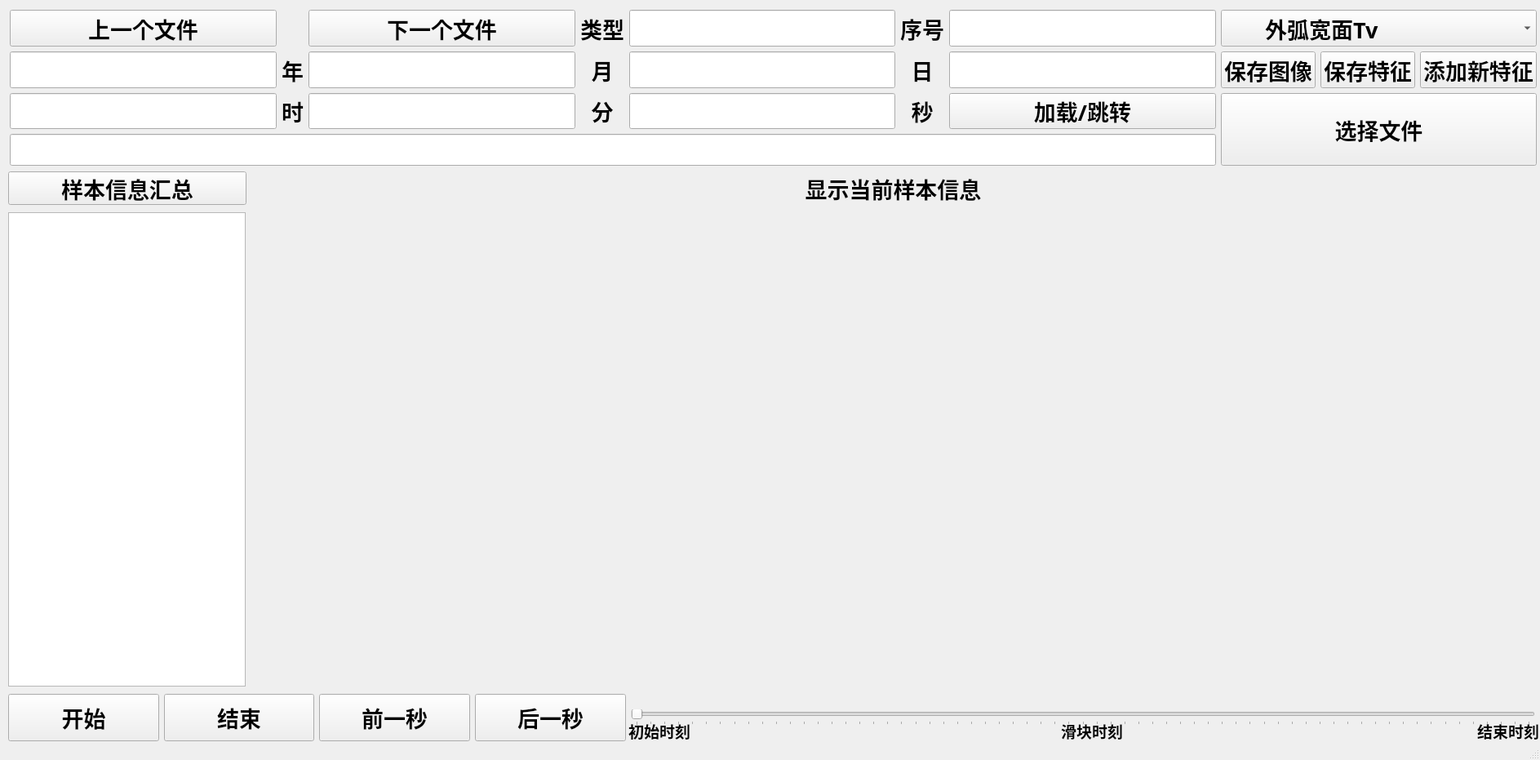
<?xml version="1.0" encoding="UTF-8"?>
<ui version="4.0">
 <class>MainWindow</class>
 <widget class="QMainWindow" name="MainWindow">
  <property name="windowModality">
   <enum>Qt::NonModal</enum>
  </property>
  <property name="geometry">
   <rect>
    <x>0</x>
    <y>0</y>
    <width>1887</width>
    <height>931</height>
   </rect>
  </property>
  <property name="sizePolicy">
   <sizepolicy hsizetype="Expanding" vsizetype="Preferred">
    <horstretch>0</horstretch>
    <verstretch>0</verstretch>
   </sizepolicy>
  </property>
  <property name="font">
   <font>
    <weight>75</weight>
    <bold>true</bold>
   </font>
  </property>
  <property name="windowTitle">
   <string>批量输出图像</string>
  </property>
  <widget class="QWidget" name="centralwidget">
   <widget class="QWidget" name="gridLayoutWidget">
    <property name="geometry">
     <rect>
      <x>10</x>
      <y>260</y>
      <width>291</width>
      <height>581</height>
     </rect>
    </property>
    <layout class="QGridLayout" name="GridLayout_Table">
     <item row="0" column="0">
      <widget class="QTableWidget" name="tableWidget_Sample_Information">
       <property name="sizePolicy">
        <sizepolicy hsizetype="Expanding" vsizetype="Expanding">
         <horstretch>0</horstretch>
         <verstretch>0</verstretch>
        </sizepolicy>
       </property>
      </widget>
     </item>
    </layout>
   </widget>
   <widget class="QWidget" name="gridLayoutWidget_2">
    <property name="geometry">
     <rect>
      <x>310</x>
      <y>260</y>
      <width>1571</width>
      <height>581</height>
     </rect>
    </property>
    <layout class="QGridLayout" name="GridLayout_Figure">
     <item row="0" column="0">
      <widget class="QWidget" name="widget" native="true">
       <property name="font">
        <font>
         <family>Times New Roman</family>
         <pointsize>15</pointsize>
        </font>
       </property>
      </widget>
     </item>
    </layout>
   </widget>
   <widget class="QWidget" name="layoutWidget">
    <property name="geometry">
     <rect>
      <x>10</x>
      <y>210</y>
      <width>1871</width>
      <height>41</height>
     </rect>
    </property>
    <layout class="QGridLayout" name="gridLayout">
     <item row="0" column="0">
      <widget class="QToolButton" name="toolButton_Sample_Information">
       <property name="enabled">
        <bool>true</bool>
       </property>
       <property name="sizePolicy">
        <sizepolicy hsizetype="Expanding" vsizetype="Expanding">
         <horstretch>13</horstretch>
         <verstretch>0</verstretch>
        </sizepolicy>
       </property>
       <property name="font">
        <font>
         <family>宋体</family>
         <pointsize>20</pointsize>
         <weight>75</weight>
         <bold>true</bold>
        </font>
       </property>
       <property name="text">
        <string>样本信息汇总</string>
       </property>
      </widget>
     </item>
     <item row="0" column="1">
      <widget class="QLabel" name="Label_Sample_Now">
       <property name="sizePolicy">
        <sizepolicy hsizetype="Expanding" vsizetype="Expanding">
         <horstretch>70</horstretch>
         <verstretch>0</verstretch>
        </sizepolicy>
       </property>
       <property name="font">
        <font>
         <family>宋体</family>
         <pointsize>20</pointsize>
         <weight>75</weight>
         <bold>true</bold>
        </font>
       </property>
       <property name="text">
        <string>显示当前样本信息</string>
       </property>
       <property name="alignment">
        <set>Qt::AlignCenter</set>
       </property>
      </widget>
     </item>
    </layout>
   </widget>
   <widget class="QWidget" name="gridLayoutWidget_3">
    <property name="geometry">
     <rect>
      <x>10</x>
      <y>850</y>
      <width>1871</width>
      <height>58</height>
     </rect>
    </property>
    <layout class="QGridLayout" name="gridLayout_3">
     <item row="0" column="2">
      <widget class="QPushButton" name="Button_Pre_Sec">
       <property name="sizePolicy">
        <sizepolicy hsizetype="Expanding" vsizetype="Expanding">
         <horstretch>1</horstretch>
         <verstretch>0</verstretch>
        </sizepolicy>
       </property>
       <property name="font">
        <font>
         <pointsize>20</pointsize>
        </font>
       </property>
       <property name="text">
        <string>前一秒</string>
       </property>
      </widget>
     </item>
     <item row="0" column="0">
      <widget class="QPushButton" name="Button_Start">
       <property name="sizePolicy">
        <sizepolicy hsizetype="Expanding" vsizetype="Expanding">
         <horstretch>1</horstretch>
         <verstretch>0</verstretch>
        </sizepolicy>
       </property>
       <property name="font">
        <font>
         <pointsize>20</pointsize>
        </font>
       </property>
       <property name="text">
        <string>开始</string>
       </property>
      </widget>
     </item>
     <item row="0" column="4">
      <widget class="QSlider" name="horizontalSlider">
       <property name="sizePolicy">
        <sizepolicy hsizetype="Expanding" vsizetype="Fixed">
         <horstretch>6</horstretch>
         <verstretch>0</verstretch>
        </sizepolicy>
       </property>
       <property name="maximum">
        <number>64</number>
       </property>
       <property name="singleStep">
        <number>1</number>
       </property>
       <property name="pageStep">
        <number>1</number>
       </property>
       <property name="sliderPosition">
        <number>0</number>
       </property>
       <property name="orientation">
        <enum>Qt::Horizontal</enum>
       </property>
       <property name="tickPosition">
        <enum>QSlider::TicksBelow</enum>
       </property>
       <property name="tickInterval">
        <number>1</number>
       </property>
      </widget>
     </item>
     <item row="0" column="1">
      <widget class="QPushButton" name="Button_End">
       <property name="sizePolicy">
        <sizepolicy hsizetype="Expanding" vsizetype="Expanding">
         <horstretch>1</horstretch>
         <verstretch>0</verstretch>
        </sizepolicy>
       </property>
       <property name="font">
        <font>
         <pointsize>20</pointsize>
        </font>
       </property>
       <property name="text">
        <string>结束</string>
       </property>
      </widget>
     </item>
     <item row="0" column="3">
      <widget class="QPushButton" name="Button_Nex_Sec">
       <property name="sizePolicy">
        <sizepolicy hsizetype="Expanding" vsizetype="Expanding">
         <horstretch>1</horstretch>
         <verstretch>0</verstretch>
        </sizepolicy>
       </property>
       <property name="font">
        <font>
         <pointsize>20</pointsize>
        </font>
       </property>
       <property name="text">
        <string>后一秒</string>
       </property>
      </widget>
     </item>
    </layout>
   </widget>
   <widget class="QLabel" name="Initial_Time_Label">
    <property name="geometry">
     <rect>
      <x>770</x>
      <y>870</y>
      <width>101</width>
      <height>51</height>
     </rect>
    </property>
    <property name="sizePolicy">
     <sizepolicy hsizetype="Preferred" vsizetype="Preferred">
      <horstretch>0</horstretch>
      <verstretch>0</verstretch>
     </sizepolicy>
    </property>
    <property name="font">
     <font>
      <family>Times New Roman</family>
      <pointsize>14</pointsize>
     </font>
    </property>
    <property name="cursor">
     <cursorShape>ArrowCursor</cursorShape>
    </property>
    <property name="text">
     <string>初始时刻</string>
    </property>
   </widget>
   <widget class="QLabel" name="End_Time_Label">
    <property name="geometry">
     <rect>
      <x>1810</x>
      <y>870</y>
      <width>101</width>
      <height>51</height>
     </rect>
    </property>
    <property name="sizePolicy">
     <sizepolicy hsizetype="Preferred" vsizetype="Preferred">
      <horstretch>0</horstretch>
      <verstretch>0</verstretch>
     </sizepolicy>
    </property>
    <property name="font">
     <font>
      <family>Times New Roman</family>
      <pointsize>14</pointsize>
      <weight>75</weight>
      <bold>true</bold>
     </font>
    </property>
    <property name="cursor">
     <cursorShape>ArrowCursor</cursorShape>
    </property>
    <property name="text">
     <string>结束时刻</string>
    </property>
   </widget>
   <widget class="QLabel" name="Slider_Time_Label">
    <property name="geometry">
     <rect>
      <x>1300</x>
      <y>870</y>
      <width>91</width>
      <height>51</height>
     </rect>
    </property>
    <property name="sizePolicy">
     <sizepolicy hsizetype="Preferred" vsizetype="Preferred">
      <horstretch>0</horstretch>
      <verstretch>0</verstretch>
     </sizepolicy>
    </property>
    <property name="font">
     <font>
      <family>Times New Roman</family>
      <pointsize>14</pointsize>
      <weight>75</weight>
      <bold>true</bold>
     </font>
    </property>
    <property name="cursor">
     <cursorShape>ArrowCursor</cursorShape>
    </property>
    <property name="text">
     <string>滑块时刻</string>
    </property>
   </widget>
   <widget class="QWidget" name="layoutWidget">
    <property name="geometry">
     <rect>
      <x>12</x>
      <y>12</y>
      <width>1871</width>
      <height>191</height>
     </rect>
    </property>
    <layout class="QGridLayout" name="gridLayout_4">
     <item row="0" column="0">
      <widget class="QPushButton" name="Button_PreviousFile">
       <property name="sizePolicy">
        <sizepolicy hsizetype="Expanding" vsizetype="Expanding">
         <horstretch>2</horstretch>
         <verstretch>0</verstretch>
        </sizepolicy>
       </property>
       <property name="font">
        <font>
         <family>宋体</family>
         <pointsize>20</pointsize>
         <weight>75</weight>
         <bold>true</bold>
        </font>
       </property>
       <property name="text">
        <string>上一个文件</string>
       </property>
      </widget>
     </item>
     <item row="0" column="2">
      <widget class="QPushButton" name="Button_NextFile">
       <property name="sizePolicy">
        <sizepolicy hsizetype="Expanding" vsizetype="Expanding">
         <horstretch>2</horstretch>
         <verstretch>0</verstretch>
        </sizepolicy>
       </property>
       <property name="font">
        <font>
         <family>宋体</family>
         <pointsize>20</pointsize>
        </font>
       </property>
       <property name="text">
        <string>下一个文件</string>
       </property>
      </widget>
     </item>
     <item row="0" column="3">
      <widget class="QLabel" name="Label_SampleType">
       <property name="sizePolicy">
        <sizepolicy hsizetype="Preferred" vsizetype="Expanding">
         <horstretch>0</horstretch>
         <verstretch>0</verstretch>
        </sizepolicy>
       </property>
       <property name="font">
        <font>
         <family>宋体</family>
         <pointsize>20</pointsize>
         <weight>75</weight>
         <bold>true</bold>
        </font>
       </property>
       <property name="text">
        <string>类型</string>
       </property>
       <property name="alignment">
        <set>Qt::AlignCenter</set>
       </property>
      </widget>
     </item>
     <item row="0" column="4">
      <widget class="QLineEdit" name="LineEdit_SampleType">
       <property name="sizePolicy">
        <sizepolicy hsizetype="Expanding" vsizetype="Expanding">
         <horstretch>2</horstretch>
         <verstretch>0</verstretch>
        </sizepolicy>
       </property>
       <property name="font">
        <font>
         <family>Times New Roman</family>
         <pointsize>20</pointsize>
        </font>
       </property>
       <property name="alignment">
        <set>Qt::AlignCenter</set>
       </property>
      </widget>
     </item>
     <item row="0" column="5">
      <widget class="QLabel" name="Label_SampleIndex">
       <property name="font">
        <font>
         <family>宋体</family>
         <pointsize>20</pointsize>
         <weight>75</weight>
         <bold>true</bold>
        </font>
       </property>
       <property name="text">
        <string>序号</string>
       </property>
       <property name="alignment">
        <set>Qt::AlignCenter</set>
       </property>
      </widget>
     </item>
     <item row="0" column="6">
      <widget class="QLineEdit" name="LineEdit_SampleIndex">
       <property name="sizePolicy">
        <sizepolicy hsizetype="Expanding" vsizetype="Expanding">
         <horstretch>2</horstretch>
         <verstretch>0</verstretch>
        </sizepolicy>
       </property>
       <property name="font">
        <font>
         <family>Times New Roman</family>
         <pointsize>20</pointsize>
        </font>
       </property>
       <property name="alignment">
        <set>Qt::AlignCenter</set>
       </property>
      </widget>
     </item>
     <item row="0" column="7">
      <widget class="QComboBox" name="Select_Mold_ComboBox">
       <property name="sizePolicy">
        <sizepolicy hsizetype="Expanding" vsizetype="Expanding">
         <horstretch>1</horstretch>
         <verstretch>0</verstretch>
        </sizepolicy>
       </property>
       <property name="font">
        <font>
         <family>宋体</family>
         <pointsize>20</pointsize>
         <weight>75</weight>
         <italic>false</italic>
         <bold>true</bold>
        </font>
       </property>
       <property name="currentText">
        <string>       外弧宽面Tv</string>
       </property>
       <item>
        <property name="text">
         <string>       外弧宽面Tv</string>
        </property>
       </item>
       <item>
        <property name="text">
         <string>       内弧宽面Tv</string>
        </property>
       </item>
       <item>
        <property name="text">
         <string>       右侧窄面Tv</string>
        </property>
       </item>
       <item>
        <property name="text">
         <string>       左侧窄面Tv</string>
        </property>
       </item>
      </widget>
     </item>
     <item row="1" column="0">
      <widget class="QLineEdit" name="LineEdit_Year">
       <property name="sizePolicy">
        <sizepolicy hsizetype="Expanding" vsizetype="Expanding">
         <horstretch>0</horstretch>
         <verstretch>0</verstretch>
        </sizepolicy>
       </property>
       <property name="font">
        <font>
         <family>Times New Roman</family>
         <pointsize>20</pointsize>
        </font>
       </property>
       <property name="alignment">
        <set>Qt::AlignCenter</set>
       </property>
      </widget>
     </item>
     <item row="1" column="1">
      <widget class="QLabel" name="Label_Year">
       <property name="font">
        <font>
         <family>宋体</family>
         <pointsize>20</pointsize>
         <weight>75</weight>
         <bold>true</bold>
        </font>
       </property>
       <property name="text">
        <string>年</string>
       </property>
       <property name="alignment">
        <set>Qt::AlignCenter</set>
       </property>
      </widget>
     </item>
     <item row="1" column="2">
      <widget class="QLineEdit" name="LineEdit_Month">
       <property name="sizePolicy">
        <sizepolicy hsizetype="Expanding" vsizetype="Expanding">
         <horstretch>0</horstretch>
         <verstretch>0</verstretch>
        </sizepolicy>
       </property>
       <property name="font">
        <font>
         <family>Times New Roman</family>
         <pointsize>20</pointsize>
        </font>
       </property>
       <property name="alignment">
        <set>Qt::AlignCenter</set>
       </property>
      </widget>
     </item>
     <item row="1" column="3">
      <widget class="QLabel" name="Label_Month">
       <property name="font">
        <font>
         <family>宋体</family>
         <pointsize>20</pointsize>
         <weight>75</weight>
         <bold>true</bold>
        </font>
       </property>
       <property name="text">
        <string>月</string>
       </property>
       <property name="alignment">
        <set>Qt::AlignCenter</set>
       </property>
      </widget>
     </item>
     <item row="1" column="4">
      <widget class="QLineEdit" name="LineEdit_Day">
       <property name="sizePolicy">
        <sizepolicy hsizetype="Expanding" vsizetype="Expanding">
         <horstretch>0</horstretch>
         <verstretch>0</verstretch>
        </sizepolicy>
       </property>
       <property name="font">
        <font>
         <family>Times New Roman</family>
         <pointsize>20</pointsize>
        </font>
       </property>
       <property name="alignment">
        <set>Qt::AlignCenter</set>
       </property>
      </widget>
     </item>
     <item row="1" column="5">
      <widget class="QLabel" name="Label_Day">
       <property name="font">
        <font>
         <family>宋体</family>
         <pointsize>20</pointsize>
         <weight>75</weight>
         <bold>true</bold>
        </font>
       </property>
       <property name="text">
        <string>日</string>
       </property>
       <property name="alignment">
        <set>Qt::AlignCenter</set>
       </property>
      </widget>
     </item>
     <item row="1" column="6">
      <widget class="QLineEdit" name="LineEdit_Switch">
       <property name="sizePolicy">
        <sizepolicy hsizetype="Expanding" vsizetype="Expanding">
         <horstretch>0</horstretch>
         <verstretch>0</verstretch>
        </sizepolicy>
       </property>
       <property name="font">
        <font>
         <family>Times New Roman</family>
         <pointsize>20</pointsize>
        </font>
       </property>
       <property name="alignment">
        <set>Qt::AlignCenter</set>
       </property>
      </widget>
     </item>
     <item row="2" column="0">
      <widget class="QLineEdit" name="LineEdit_Hour">
       <property name="sizePolicy">
        <sizepolicy hsizetype="Expanding" vsizetype="Expanding">
         <horstretch>0</horstretch>
         <verstretch>0</verstretch>
        </sizepolicy>
       </property>
       <property name="font">
        <font>
         <family>Times New Roman</family>
         <pointsize>20</pointsize>
        </font>
       </property>
       <property name="alignment">
        <set>Qt::AlignCenter</set>
       </property>
      </widget>
     </item>
     <item row="2" column="1">
      <widget class="QLabel" name="Label_Hour">
       <property name="font">
        <font>
         <family>宋体</family>
         <pointsize>20</pointsize>
         <weight>75</weight>
         <bold>true</bold>
        </font>
       </property>
       <property name="text">
        <string>时</string>
       </property>
       <property name="alignment">
        <set>Qt::AlignCenter</set>
       </property>
      </widget>
     </item>
     <item row="2" column="2">
      <widget class="QLineEdit" name="LineEdit_Minute">
       <property name="sizePolicy">
        <sizepolicy hsizetype="Expanding" vsizetype="Expanding">
         <horstretch>0</horstretch>
         <verstretch>0</verstretch>
        </sizepolicy>
       </property>
       <property name="font">
        <font>
         <family>Times New Roman</family>
         <pointsize>20</pointsize>
        </font>
       </property>
       <property name="alignment">
        <set>Qt::AlignCenter</set>
       </property>
      </widget>
     </item>
     <item row="2" column="3">
      <widget class="QLabel" name="Label_Minute">
       <property name="font">
        <font>
         <family>宋体</family>
         <pointsize>20</pointsize>
         <weight>75</weight>
         <bold>true</bold>
        </font>
       </property>
       <property name="text">
        <string>分</string>
       </property>
       <property name="alignment">
        <set>Qt::AlignCenter</set>
       </property>
      </widget>
     </item>
     <item row="2" column="4">
      <widget class="QLineEdit" name="LineEdit_Second">
       <property name="sizePolicy">
        <sizepolicy hsizetype="Expanding" vsizetype="Expanding">
         <horstretch>0</horstretch>
         <verstretch>0</verstretch>
        </sizepolicy>
       </property>
       <property name="font">
        <font>
         <family>Times New Roman</family>
         <pointsize>20</pointsize>
        </font>
       </property>
       <property name="alignment">
        <set>Qt::AlignCenter</set>
       </property>
      </widget>
     </item>
     <item row="2" column="5">
      <widget class="QLabel" name="Label_Second">
       <property name="font">
        <font>
         <family>宋体</family>
         <pointsize>20</pointsize>
         <weight>75</weight>
         <bold>true</bold>
        </font>
       </property>
       <property name="text">
        <string>秒</string>
       </property>
       <property name="alignment">
        <set>Qt::AlignCenter</set>
       </property>
      </widget>
     </item>
     <item row="2" column="6">
      <widget class="QPushButton" name="Button_Load_Switch">
       <property name="sizePolicy">
        <sizepolicy hsizetype="Expanding" vsizetype="Expanding">
         <horstretch>0</horstretch>
         <verstretch>0</verstretch>
        </sizepolicy>
       </property>
       <property name="font">
        <font>
         <family>宋体</family>
         <pointsize>20</pointsize>
         <weight>75</weight>
         <bold>true</bold>
        </font>
       </property>
       <property name="text">
        <string>加载/跳转</string>
       </property>
      </widget>
     </item>
     <item row="2" column="7" rowspan="2">
      <widget class="QPushButton" name="Button_ChooseFile">
       <property name="sizePolicy">
        <sizepolicy hsizetype="Expanding" vsizetype="Expanding">
         <horstretch>0</horstretch>
         <verstretch>0</verstretch>
        </sizepolicy>
       </property>
       <property name="font">
        <font>
         <family>宋体</family>
         <pointsize>20</pointsize>
         <weight>75</weight>
         <bold>true</bold>
        </font>
       </property>
       <property name="text">
        <string>选择文件</string>
       </property>
      </widget>
     </item>
     <item row="3" column="0" colspan="7">
      <widget class="QLineEdit" name="LineEdit_FileInformation">
       <property name="sizePolicy">
        <sizepolicy hsizetype="Expanding" vsizetype="Expanding">
         <horstretch>0</horstretch>
         <verstretch>0</verstretch>
        </sizepolicy>
       </property>
       <property name="font">
        <font>
         <family>Times New Roman</family>
         <pointsize>20</pointsize>
         <weight>75</weight>
         <bold>true</bold>
        </font>
       </property>
      </widget>
     </item>
     <item row="1" column="7">
      <layout class="QGridLayout" name="gridLayout_2">
       <item row="0" column="0">
        <widget class="QPushButton" name="Button_Save_Image">
         <property name="sizePolicy">
          <sizepolicy hsizetype="Expanding" vsizetype="Expanding">
           <horstretch>0</horstretch>
           <verstretch>0</verstretch>
          </sizepolicy>
         </property>
         <property name="sizeIncrement">
          <size>
           <width>0</width>
           <height>0</height>
          </size>
         </property>
         <property name="font">
          <font>
           <family>宋体</family>
           <pointsize>20</pointsize>
           <weight>75</weight>
           <bold>true</bold>
          </font>
         </property>
         <property name="text">
          <string>保存图像</string>
         </property>
        </widget>
       </item>
       <item row="0" column="1">
        <widget class="QPushButton" name="Button_Save_Feature">
         <property name="sizePolicy">
          <sizepolicy hsizetype="Expanding" vsizetype="Expanding">
           <horstretch>0</horstretch>
           <verstretch>0</verstretch>
          </sizepolicy>
         </property>
         <property name="sizeIncrement">
          <size>
           <width>2</width>
           <height>0</height>
          </size>
         </property>
         <property name="font">
          <font>
           <family>宋体</family>
           <pointsize>20</pointsize>
           <weight>75</weight>
           <bold>true</bold>
          </font>
         </property>
         <property name="text">
          <string>保存特征</string>
         </property>
        </widget>
       </item>
       <item row="0" column="2">
        <widget class="QPushButton" name="Button_Add_New_Feature">
         <property name="sizePolicy">
          <sizepolicy hsizetype="Expanding" vsizetype="Expanding">
           <horstretch>0</horstretch>
           <verstretch>0</verstretch>
          </sizepolicy>
         </property>
         <property name="font">
          <font>
           <family>宋体</family>
           <pointsize>20</pointsize>
           <weight>75</weight>
           <bold>true</bold>
          </font>
         </property>
         <property name="text">
          <string>添加新特征</string>
         </property>
        </widget>
       </item>
      </layout>
     </item>
    </layout>
   </widget>
  </widget>
  <widget class="QStatusBar" name="statusbar"/>
 </widget>
 <resources/>
 <connections/>
</ui>
